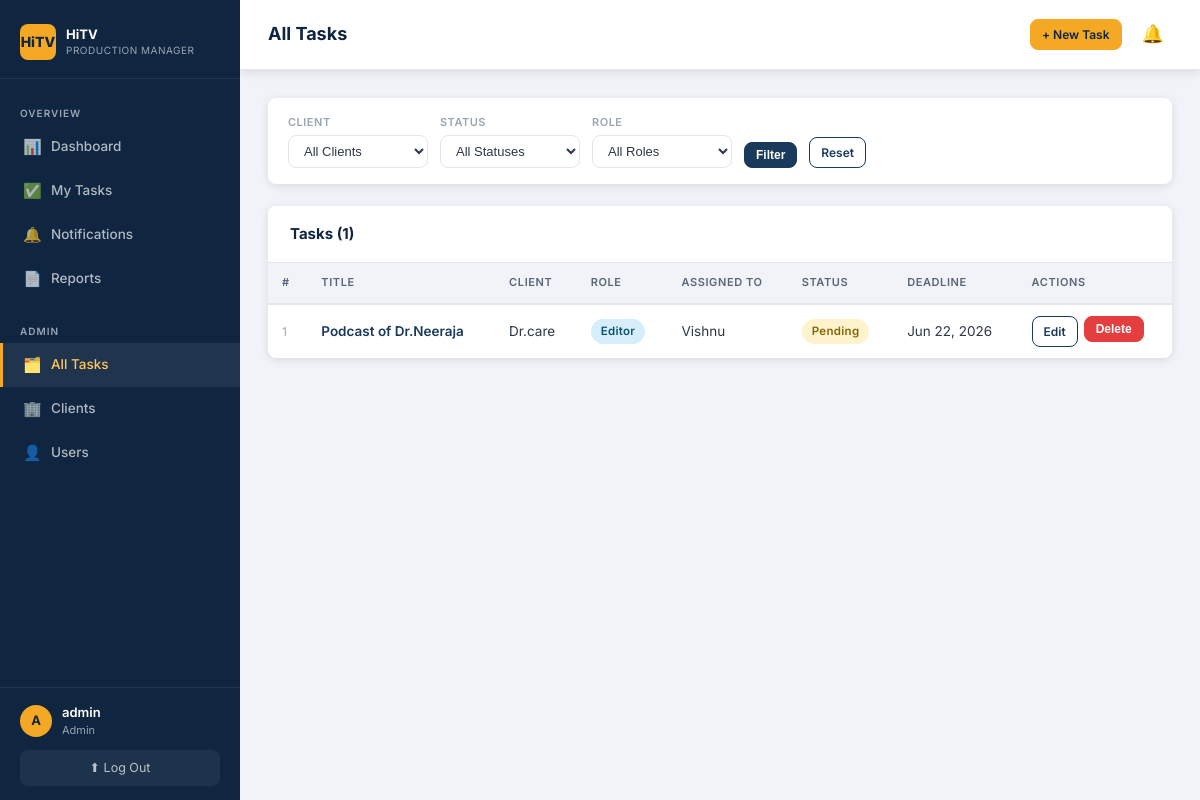
The app's page /admin/tasks (signed in) with its own data.
### models.py (models this page shows, shortened)
class User(UserMixin, db.Model):
    __tablename__ = "users"
    id = db.Column(db.Integer, primary_key=True)
    username = db.Column(db.String(80), unique=True, nullable=False)
    email = db.Column(db.String(120), unique=True, nullable=False)
    password_hash = db.Column(db.String(256), nullable=False)
    role = db.Column(db.String(20), nullable=False, default="videographer")
    created_at = db.Column(db.DateTime, default=datetime.utcnow)
    assigned_tasks = db.relationship(
        "Task", foreign_keys="Task.assigned_to_id", back_populates="assignee", lazy="dynamic"
    )
    created_tasks = db.relationship(
        "Task", foreign_keys="Task.created_by_id", back_populates="creator", lazy="dynamic"
    )
    @property
    def is_admin(self) -> bool:
        return self.role == "admin"

class Task(db.Model):
    __tablename__ = "tasks"
    id = db.Column(db.Integer, primary_key=True)
    title = db.Column(db.String(200), nullable=False)
    description = db.Column(db.Text)
    client_id = db.Column(db.Integer, db.ForeignKey("clients.id"), nullable=False)
    client = db.relationship("Client", back_populates="tasks")
    role = db.Column(db.String(20), nullable=False)
    assigned_to_id = db.Column(db.Integer, db.ForeignKey("users.id"), nullable=True)
    assignee = db.relationship("User", foreign_keys=[assigned_to_id], back_populates="assigned_tasks")
    created_by_id = db.Column(db.Integer, db.ForeignKey("users.id"), nullable=False)
    creator = db.relationship("User", foreign_keys=[created_by_id], back_populates="created_tasks")
    status = db.Column(db.String(20), nullable=False, default="pending")
    deadline = db.Column(db.Date, nullable=True)
    created_at = db.Column(db.DateTime, default=datetime.utcnow)
    updated_at = db.Column(db.DateTime, default=datetime.utcnow, onupdate=datetime.utcnow)
    @property
    def is_overdue(self) -> bool:
        if self.deadline and self.status != "completed":
            return self.deadline < date.today()
        return False
    @property
    def status_badge_class(self) -> str:
        return {
            "pending": "badge-pending",
            "ongoing": "badge-ongoing",
            "completed": "badge-completed",
        }.get(self.status, "badge-pending")

class Client(db.Model):
    __tablename__ = "clients"
    id = db.Column(db.Integer, primary_key=True)
    name = db.Column(db.String(120), unique=True, nullable=False)
    contact_email = db.Column(db.String(120))
    notes = db.Column(db.Text)
    created_at = db.Column(db.DateTime, default=datetime.utcnow)
    tasks = db.relationship("Task", back_populates="client", lazy="dynamic")

### blueprints/admin.py (the view)
@admin_bp.route("/tasks")
@login_required
def tasks():
    require_admin()
    client_id = request.args.get("client_id", type=int)
    status = request.args.get("status")
    role = request.args.get("role")
    query = Task.query
    if client_id:
        query = query.filter_by(client_id=client_id)
    if status:
        query = query.filter_by(status=status)
    if role:
        query = query.filter_by(role=role)
    all_tasks = query.order_by(Task.created_at.desc()).all()
    all_clients = Client.query.order_by(Client.name).all()
    return render_template(
        "admin/tasks.html",
        tasks=all_tasks,
        clients=all_clients,
        selected_client=client_id,
        selected_status=status,
        selected_role=role,
    )

### blueprints/admin.py (called while the page is built)
def require_admin():
    if not current_user.is_admin:
        abort(403)

### templates/admin/tasks.html (shortened to what this page needs)
{% extends "base.html" %}
{% block page_title %}All Tasks{% endblock %}
{% block topbar_actions %}
  <a href="{{ url_for('admin.create_task') }}" class="btn btn-amber btn-sm">+ New Task</a>
{% endblock %}
{% block content %}
<form method="GET" action="{{ url_for('admin.tasks') }}">
  <div class="filter-bar">
    <div class="filter-group">
      <label class="filter-label">Client</label>
      <select name="client_id" class="filter-control">
        <option value="">All Clients</option>
      </select>
    </div>
    <div class="filter-group">
      <label class="filter-label">Status</label>
      <select name="status" class="filter-control">
        <option value="">All Statuses</option>
      </select>
    </div>
    <div class="filter-group">
      <label class="filter-label">Role</label>
      <select name="role" class="filter-control">
        <option value="">All Roles</option>
      </select>
    </div>
    <button type="submit" class="btn btn-primary btn-sm">Filter</button>
    <a href="{{ url_for('admin.tasks') }}" class="btn btn-outline btn-sm">Reset</a>
  </div>
</form>
<div class="card">
  <div class="card-header">
    <span class="card-title">Tasks ({{ tasks|length }})</span>
  </div>
  <div class="table-wrap">
    {% if tasks %}
    <table>
      <thead>
        <tr>
          <th>#</th>
          <th>Title</th>
          <th>Client</th>
          <th>Role</th>
          <th>Assigned To</th>
          <th>Status</th>
          <th>Deadline</th>
          <th>Actions</th>
        </tr>
      </thead>
      <tbody>
        {% for task in tasks %}
        <tr {% if task.is_overdue %}class="overdue-row"{% endif %}>
          <td style="color:#9aa5b4;font-size:12px;">{{ task.id }}</td>
          <td>
            <a href="{{ url_for('tasks.task_detail', task_id=task.id) }}" style="font-weight:600;">
              {{ task.title }}
            </a>
          </td>
          <td>{{ task.client.name }}</td>
          <td><span class="badge badge-{{ task.role }}">{{ task.role|capitalize }}</span></td>
          <td>{{ task.assignee.username if task.assignee else '—' }}</td>
          <td><span class="badge {{ task.status_badge_class }}">{{ task.status|capitalize }}</span></td>
          <td>
            {% if task.deadline %}
              <span class="{% if task.is_overdue %}deadline-near{% endif %}">
                {{ task.deadline.strftime('%b %d, %Y') }}
              </span>
            {% else %}—{% endif %}
          </td>
          <td style="display:flex;gap:6px;">
            <a href="{{ url_for('admin.edit_task', task_id=task.id) }}" class="btn btn-outline btn-sm">Edit</a>
            <form method="POST" action="{{ url_for('admin.delete_task', task_id=task.id) }}"
                  style="display:inline;"
                  onsubmit="return confirm('Delete this task?');">
              <button type="submit" class="btn btn-danger btn-sm">Delete</button>
            </form>
          </td>
        </tr>
        {% endfor %}
      </tbody>
    </table>
    {% else %}
    <div class="empty-state">
      <div class="empty-icon">📭</div>
      <p>No tasks found. <a href="{{ url_for('admin.create_task') }}">Create one.</a></p>
    </div>
    {% endif %}
  </div>
</div>
{% endblock %}

### templates/base.html (shortened to what this page needs)
<!DOCTYPE html>
<html lang="en">
<head>
  <link rel="stylesheet" href="{{ url_for('static', filename='css/style.css') }}">
</head>
<body>
<div class="app-wrapper">
  <aside class="sidebar">
    <div class="sidebar-brand">
      <div class="brand-logo">
        <div class="brand-icon">HiTV</div>
        <div>
          <div class="brand-name">HiTV</div>
          <div class="brand-tagline">Production Manager</div>
        </div>
      </div>
    </div>
    <nav class="sidebar-nav">
      <div class="nav-section-label">Overview</div>
      <a class="nav-item {% if request.endpoint == 'main.dashboard' %}active{% endif %}"
         href="{{ url_for('main.dashboard') }}">
        <span class="nav-icon">📊</span> Dashboard
      </a>
      <a class="nav-item {% if request.blueprint == 'tasks' %}active{% endif %}"
         href="{{ url_for('tasks.list_tasks') }}">
        <span class="nav-icon">✅</span> My Tasks
      </a>
      <a class="nav-item {% if request.blueprint == 'notifications' %}active{% endif %}"
         href="{{ url_for('notifications.list_notifications') }}" style="position:relative;">
        <span class="nav-icon">🔔</span> Notifications
      </a>
      <a class="nav-item {% if request.blueprint == 'reports' %}active{% endif %}"
         href="{{ url_for('reports.report') }}">
        <span class="nav-icon">📄</span> Reports
      </a>
      {% if current_user.is_admin %}
      <div class="nav-section-label" style="margin-top:10px;">Admin</div>
      <a class="nav-item {% if request.endpoint == 'admin.tasks' or request.endpoint == 'admin.create_task' %}active{% endif %}"
         href="{{ url_for('admin.tasks') }}">
        <span class="nav-icon">🗂️</span> All Tasks
      </a>
      <a class="nav-item {% if request.endpoint == 'admin.clients' or request.endpoint == 'admin.create_client' %}active{% endif %}"
         href="{{ url_for('admin.clients') }}">
        <span class="nav-icon">🏢</span> Clients
      </a>
      <a class="nav-item {% if request.endpoint == 'admin.users' or request.endpoint == 'admin.create_user' %}active{% endif %}"
         href="{{ url_for('admin.users') }}">
        <span class="nav-icon">👤</span> Users
      </a>
      {% endif %}
    </nav>
    <div class="sidebar-footer">
      <div class="user-pill">
        <div class="user-avatar">{{ current_user.username[0].upper() if current_user.is_authenticated else '?' }}</div>
        <div class="user-info">
          <div class="user-name">{{ current_user.username if current_user.is_authenticated else 'Guest' }}</div>
          <div class="user-role">{{ current_user.role if current_user.is_authenticated else '' }}</div>
        </div>
      </div>
      <a href="{{ url_for('auth.logout') }}" class="logout-btn">⬆ Log Out</a>
    </div>
  </aside>
  <div class="main-content">
    <div class="topbar">
      <div class="page-title">{% block page_title %}{% endblock %}</div>
      <div class="topbar-right">
        {% block topbar_actions %}{% endblock %}
        <a href="{{ url_for('notifications.list_notifications') }}" class="topbar-bell"
           title="Notifications">
          🔔
        </a>
      </div>
    </div>
    <div class="page-body">
      {% block content %}{% endblock %}
    </div>
  </div>
</div>
</body>
</html>

### records on screen
User: username "A", username "admin", role "Admin"
Task: id "1", title "Podcast of Dr.Neeraja", client.name "Dr.care", role "Editor", assignee "Vishnu", status "Pending", deadline "Jun 22, 2026"

### other values on screen
{{ tasks|length }} "1"
